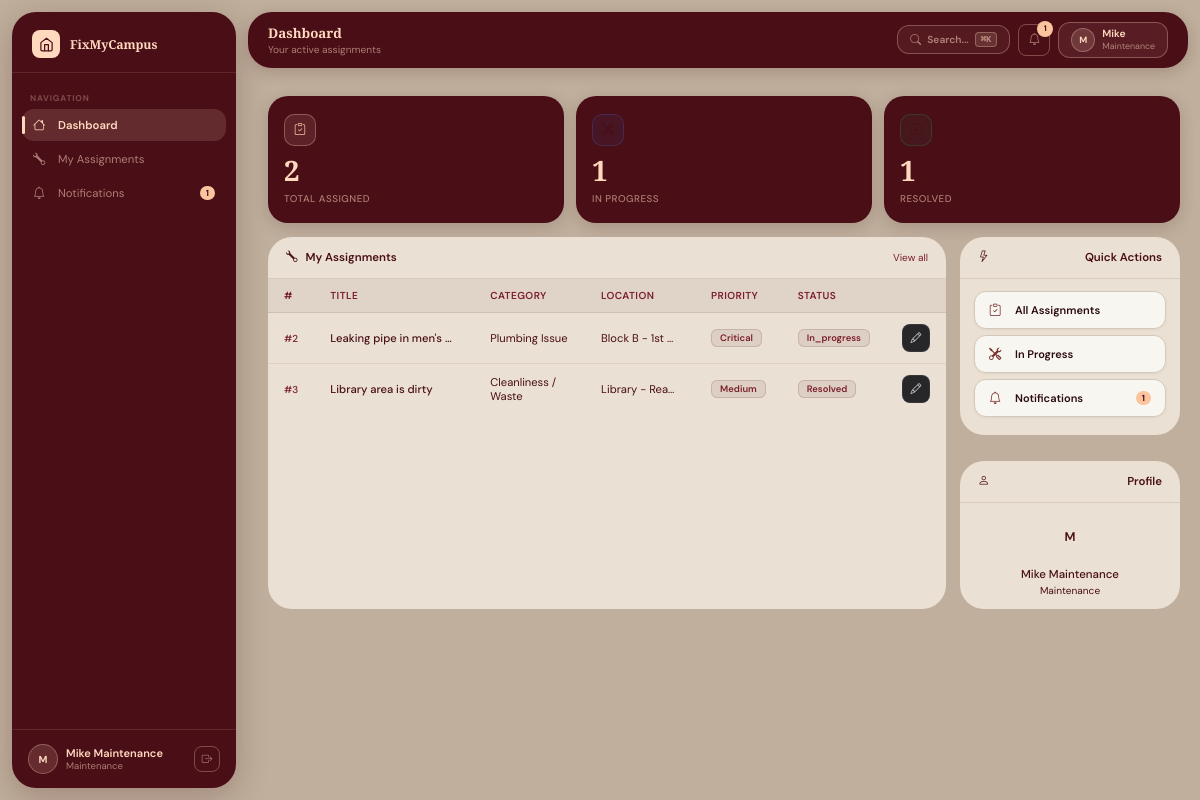
The app's page /maintenance/dashboard.php (signed in) with its own data.
### tables this page shows
CREATE TABLE IF NOT EXISTS issues (
    issue_id INT(11) NOT NULL AUTO_INCREMENT,
    title VARCHAR(200) NOT NULL,
    description TEXT NOT NULL,
    category_id INT(11) DEFAULT NULL,
    location VARCHAR(200) NOT NULL,
    priority ENUM('low','medium','high','critical') NOT NULL DEFAULT 'medium',
    status ENUM('pending','in_progress','resolved','closed','rejected') NOT NULL DEFAULT 'pending',
    reported_by INT(11) NOT NULL,
    assigned_to INT(11) DEFAULT NULL,
    parent_id INT(11) DEFAULT NULL,
    is_parent TINYINT(1) DEFAULT 0,
    affected_count INT(11) DEFAULT 1,
    admin_remark TEXT DEFAULT NULL,
    created_at DATETIME DEFAULT CURRENT_TIMESTAMP,
    updated_at DATETIME DEFAULT CURRENT_TIMESTAMP ON UPDATE CURRENT_TIMESTAMP,
    PRIMARY KEY (issue_id),
    KEY fk_reported_by (reported_by),
    KEY fk_assigned_to (assigned_to),
    KEY fk_category (category_id),
    KEY fk_parent_issue (parent_id),
    CONSTRAINT fk_reported_by FOREIGN KEY (reported_by) REFERENCES users(user_id) ON DELETE CASCADE,
    CONSTRAINT fk_assigned_to FOREIGN KEY (assigned_to) REFERENCES users(user_id) ON DELETE SET NULL,
    CONSTRAINT fk_category FOREIGN KEY (category_id) REFERENCES categories(category_id) ON DELETE SET NULL,
    CONSTRAINT fk_parent_issue FOREIGN KEY (parent_id) REFERENCES issues(issue_id) ON DELETE SET NULL
);

CREATE TABLE IF NOT EXISTS categories (
    category_id INT(11) NOT NULL AUTO_INCREMENT,
    category_name VARCHAR(100) NOT NULL,
    icon VARCHAR(50) DEFAULT 'bi-tools',
    description TEXT DEFAULT NULL,
    PRIMARY KEY (category_id),
    UNIQUE KEY category_name (category_name)
);

### includes/auth_check.php (called while the page is built, shortened)
<?php
function currentUser() {
    return [
        'id'         => $_SESSION['user_id'] ?? null,
        'name'       => $_SESSION['user_name'] ?? 'Guest',
        'email'      => $_SESSION['user_email'] ?? '',
        'role'       => $_SESSION['role'] ?? 'guest',
        'department' => $_SESSION['department'] ?? '',
    ];
}

### maintenance/dashboard.php (the view, shortened to what this page needs)
<?php
require_once '../includes/auth_check.php';
require_once '../config/db.php';
require_once '../includes/notification_helper.php';
$u=currentUser();
$stA=$pdo->prepare("SELECT COUNT(*) FROM issues WHERE assigned_to=?");$stA->execute([$u['id']]);$assigned=$stA->fetchColumn();
$stP=$pdo->prepare("SELECT COUNT(*) FROM issues WHERE assigned_to=? AND status='in_progress'");$stP->execute([$u['id']]);$inprog=$stP->fetchColumn();
$stD=$pdo->prepare("SELECT COUNT(*) FROM issues WHERE assigned_to=? AND status='resolved'");$stD->execute([$u['id']]);$done=$stD->fetchColumn();
$myIssues=$pdo->prepare("SELECT i.*,c.category_name,u.full_name AS reporter FROM issues i LEFT JOIN categories c ON i.category_id=c.category_id LEFT JOIN users u ON i.reported_by=u.user_id WHERE i.assigned_to=? ORDER BY FIELD(i.priority,'critical','high','medium','low'),i.created_at DESC LIMIT 8");
$myIssues->execute([$u['id']]);$assignments=$myIssues->fetchAll();
?><!DOCTYPE html>
<html lang="en">
<head>
<link rel="stylesheet" href="https://cdn.jsdelivr.net/npm/bootstrap-icons@1.11.3/font/bootstrap-icons.min.css">
<link rel="stylesheet" href="../assets/css/style.css">
</head>
<body>
<div class="app-wrapper">
  <?php include '../includes/sidebar.php';?>
  <div class="main-content">
    <?php include '../includes/topbar.php';?>
    <div class="page-content">
      <div class="stat-grid">
        <div class="stat-card"><div class="stat-icon"><i class="bi bi-clipboard-check"></i></div><div class="stat-value"><?=$assigned?></div><div class="stat-label">Total Assigned</div></div>
        <div class="stat-card"><div class="stat-icon" style="color:var(--blue);border-color:rgba(59,130,246,.2);background:rgba(59,130,246,.06)"><i class="bi bi-tools"></i></div><div class="stat-value"><?=$inprog?></div><div class="stat-label">In Progress</div></div>
        <div class="stat-card"><div class="stat-icon" style="color:var(--emerald);border-color:rgba(16,185,129,.2);background:rgba(16,185,129,.06)"><i class="bi bi-check-circle"></i></div><div class="stat-value"><?=$done?></div><div class="stat-label">Resolved</div></div>
      </div>
      <div style="display:grid;grid-template-columns:1fr 220px;gap:14px;">
        <div class="panel">
          <div class="panel-header"><span><i class="bi bi-wrench me-2"></i>My Assignments</span><a href="my_assignments.php">View all</a></div>
          <?php if(empty($assignments)):?>
            <div class="empty-state"><i class="bi bi-inbox"></i><h5>No assignments yet</h5><p>You have no issues assigned. Check back later.</p></div>
          <?php else:?>
            <table class="table-dark-custom">
              <thead><tr><th>#</th><th>Title</th><th>Category</th><th>Location</th><th>Priority</th><th>Status</th><th></th></tr></thead>
              <tbody>
              <?php foreach($assignments as $iss):?>
              <tr>
                <td><span class="issue-id">#<?=$iss['issue_id']?></span></td>
                <td style="max-width:160px;overflow:hidden;text-overflow:ellipsis;white-space:nowrap;font-weight:500;"><?=htmlspecialchars($iss['title'])?></td>
                <td class="text-muted"><?=htmlspecialchars($iss['category_name']??'—')?></td>
                <td class="text-muted" style="max-width:110px;overflow:hidden;text-overflow:ellipsis;white-space:nowrap;"><?=htmlspecialchars($iss['location']??'—')?></td>
                <td><?=getPriorityBadge($iss['priority'])?></td>
                <td><?=getStatusBadge($iss['status'])?></td>
                <td><a href="update_issue.php?id=<?=$iss['issue_id']?>" class="btn-sm-icon" title="Update"><i class="bi bi-pencil"></i></a></td>
              </tr>
              <?php endforeach;?>
              </tbody>
            </table>
          <?php endif;?>
        </div>
        <div style="display:flex;flex-direction:column;gap:12px;">
          <div class="panel">
            <div class="panel-header"><i class="bi bi-lightning me-2"></i>Quick Actions</div>
            <div class="panel-body" style="padding:12px 14px;">
              <a href="my_assignments.php" class="quick-action"><i class="bi bi-clipboard-check"></i>All Assignments</a>
              <a href="my_assignments.php?status=in_progress" class="quick-action"><i class="bi bi-tools"></i>In Progress</a>
              <a href="notifications.php" class="quick-action"><i class="bi bi-bell"></i>Notifications<?php if($unread>0):?><span class="menu-badge" style="margin-left:auto;"><?=$unread?></span><?php endif;?></a>
            </div>
          </div>
          <div class="panel">
            <div class="panel-header"><i class="bi bi-person me-2"></i>Profile</div>
            <div class="panel-body" style="padding:12px 14px;text-align:center;">
              <div style="width:44px;height:44px;border-radius:50%;background:var(--bg-raised);border:1px solid var(--border-sub);display:flex;align-items:center;justify-content:center;font-size:.9rem;font-weight:600;color:var(--text);margin:0 auto 8px;"><?=strtoupper(substr($u['name'],0,1))?></div>
              <div style="font-size:.82rem;font-weight:500;color:var(--text);"><?=htmlspecialchars($u['name'])?></div>
              <div style="font-size:.72rem;color:var(--text-dim);text-transform:capitalize;margin-top:2px;"><?=$u['role']?></div>
            </div>
          </div>
        </div>
      </div>
    </div>
  </div>
</div>
</body></html>

### includes/notification_helper.php (shortened to what this page needs)
<?php
function getUnreadCount($pdo, $user_id) {
    $stmt = $pdo->prepare("SELECT COUNT(*) FROM notifications WHERE user_id = ? AND is_read = 0");
    $stmt->execute([$user_id]);
    return $stmt->fetchColumn();
}
function getPriorityBadge($priority) {
    $map = [
        'low'      => '<span class="badge badge-emerald">Low</span>',
        'medium'   => '<span class="badge badge-blue">Medium</span>',
        'high'     => '<span class="badge badge-amber">High</span>',
        'critical' => '<span class="badge badge-rose">Critical</span>',
    ];
    return $map[$priority] ?? '<span class="badge badge-zinc">' . ucfirst($priority) . '</span>';
}
function getStatusBadge($status) {
    $map = [
        'pending'     => '<span class="badge badge-amber">Pending</span>',
        'in_progress' => '<span class="badge badge-blue">In Progress</span>',
        'resolved'    => '<span class="badge badge-emerald">Resolved</span>',
        'closed'      => '<span class="badge badge-zinc">Closed</span>',
        'rejected'    => '<span class="badge badge-rose">Rejected</span>',
    ];
    return $map[$status] ?? '<span class="badge badge-zinc">' . ucfirst($status) . '</span>';
}

### assets/css/style.css (style rules this page uses)
*,*::before,*::after { box-sizing:border-box;margin:0;padding:0 }
:root { --bg:#bfaf9c; --burg:#4A0E17; --burg2:#7B1E2B; --burg3:#5E1120; --cream:#EAE0D3; --cream2:#F5EDE3; --peach:#FFD8BE; --peach2:#FBC49E; --peach-dim:rgba(255,216,190,.55); --peach-dimmer:rgba(255,216,190,.3); --r:24px; --r-sm:12px; --g:12px; --sidebar-w:224px; --sidebar-margin:12px; }
html,body { min-height:100vh;background:var(--bg);font-family:'DM Sans',sans-serif;color:var(--burg);-webkit-font-smoothing:antialiased;font-size:14px }
a { text-decoration:none;transition:color .15s }
.app-wrapper { display:flex;min-height:100vh;background:var(--bg) }
.main-content { margin-left:calc(var(--sidebar-w) + var(--sidebar-margin) + var(--g)); flex:1; min-height:100vh; }
.page-content { padding:16px 20px 28px;max-width:1280px;margin:0 auto }
.menu-badge { margin-left:auto;background:var(--peach2);color:var(--burg);border-radius:10px;padding:1px 6px;font-size:.63rem;font-weight:700 }
.stat-grid { display:grid;grid-template-columns:repeat(auto-fit,minmax(150px,1fr));gap:var(--g);margin-bottom:14px }
.stat-card { background:var(--burg);border-radius:20px;padding:18px 16px;display:flex;flex-direction:column;gap:8px;box-shadow:0 4px 16px rgba(74,14,23,.18);transition:transform .18s,box-shadow .18s }
.stat-icon { width:32px;height:32px;border-radius:10px;border:1px solid var(--peach-dimmer);background:rgba(255,216,190,.1);display:flex;align-items:center;justify-content:center;font-size:.85rem;color:var(--peach2);margin-bottom:2px }
.stat-value { font-family:'Playfair Display',serif;font-size:2rem;font-weight:700;color:var(--peach);line-height:1;font-variant-numeric:tabular-nums }
.stat-label { font-size:.7rem;font-weight:500;color:var(--peach-dim);text-transform:uppercase;letter-spacing:.05em }
.panel { background:var(--cream);border-radius:var(--r);margin-bottom:14px;overflow:hidden }
.panel-header { padding:13px 18px;border-bottom:1px solid rgba(74,14,23,.1);font-size:.82rem;font-weight:600;color:var(--burg);display:flex;justify-content:space-between;align-items:center }
.panel-header a { font-size:.72rem;color:var(--burg2);font-weight:400 }
.panel-body { padding:16px }
.table-dark-custom,.table-custom { width:100%;border-collapse:collapse;font-size:.8rem }
.table-dark-custom thead th,.table-custom thead th { background:rgba(74,14,23,.06);color:var(--burg2);font-weight:600;padding:10px 16px;border-bottom:1px solid rgba(74,14,23,.1);text-align:left;white-space:nowrap;font-size:.72rem;text-transform:uppercase;letter-spacing:.04em }
.table-dark-custom tbody td,.table-custom tbody td { padding:11px 16px;border-bottom:1px solid rgba(74,14,23,.07);color:var(--burg);vertical-align:middle }
.table-dark-custom tbody tr:last-child td,.table-custom tbody tr:last-child td { border-bottom:none }
.issue-id { font-family:'DM Sans',monospace;font-size:.72rem;color:var(--burg2);font-weight:500 }
.text-muted { color:var(--burg2) }
.badge { display:inline-flex;align-items:center;border-radius:6px;padding:2px 8px;font-size:.67rem;font-weight:600;border:1px solid }
.badge-zinc { background:rgba(74,14,23,.08);color:var(--burg2);border-color:rgba(74,14,23,.15) }
.btn-sm-icon { width:28px;height:28px;border-radius:8px;border:1px solid rgba(63,63,70,.6);background:#27272a;color:#d4d4d8;display:inline-flex;align-items:center;justify-content:center;cursor:pointer;font-size:.78rem;text-decoration:none;transition:all .15s }
.me-2 { margin-right:8px }
.quick-action { display:flex;align-items:center;gap:10px;padding:10px 14px;background:#f8f6f0;border:1px solid #d4c8b8;border-radius:var(--r-sm);text-decoration:none;color:#2b0d0d !important;font-size:.79rem;font-weight:600;transition:all .15s;margin-bottom:6px;box-shadow:0 1px 3px rgba(0,0,0,0.05) }
.quick-action i { width:16px;flex-shrink:0;color:#782d2d !important;font-size:.88rem }

### records on screen
issues: issue_id "2", title "Leaking pipe in men's…", category.category_name "Plumbing Issue", location "Block B - 1st…", priority "Critical", status "In_progress"
issues: issue_id "3", title "Library area is dirty", category.category_name "Cleanliness / Waste", location "Library - Rea…", priority "Medium", status "Resolved"

### other values on screen
$item['label'] "Dashboard"
$item['label'] "My Assignments"
$item['label'] "Notifications"
$item['badge'] "1"
$initials "M"
$u['name'] "Mike Maintenance"
$u['role'] "Maintenance"
$pageTitle "Dashboard"
$pageSubtitle "Your active assignments"
$unread "1"
substr($u['name'],0,1) "M"
explode(' ',$u['name'])[0] "Mike"
$role "Maintenance"
$assigned "2"
$inprog "1"
